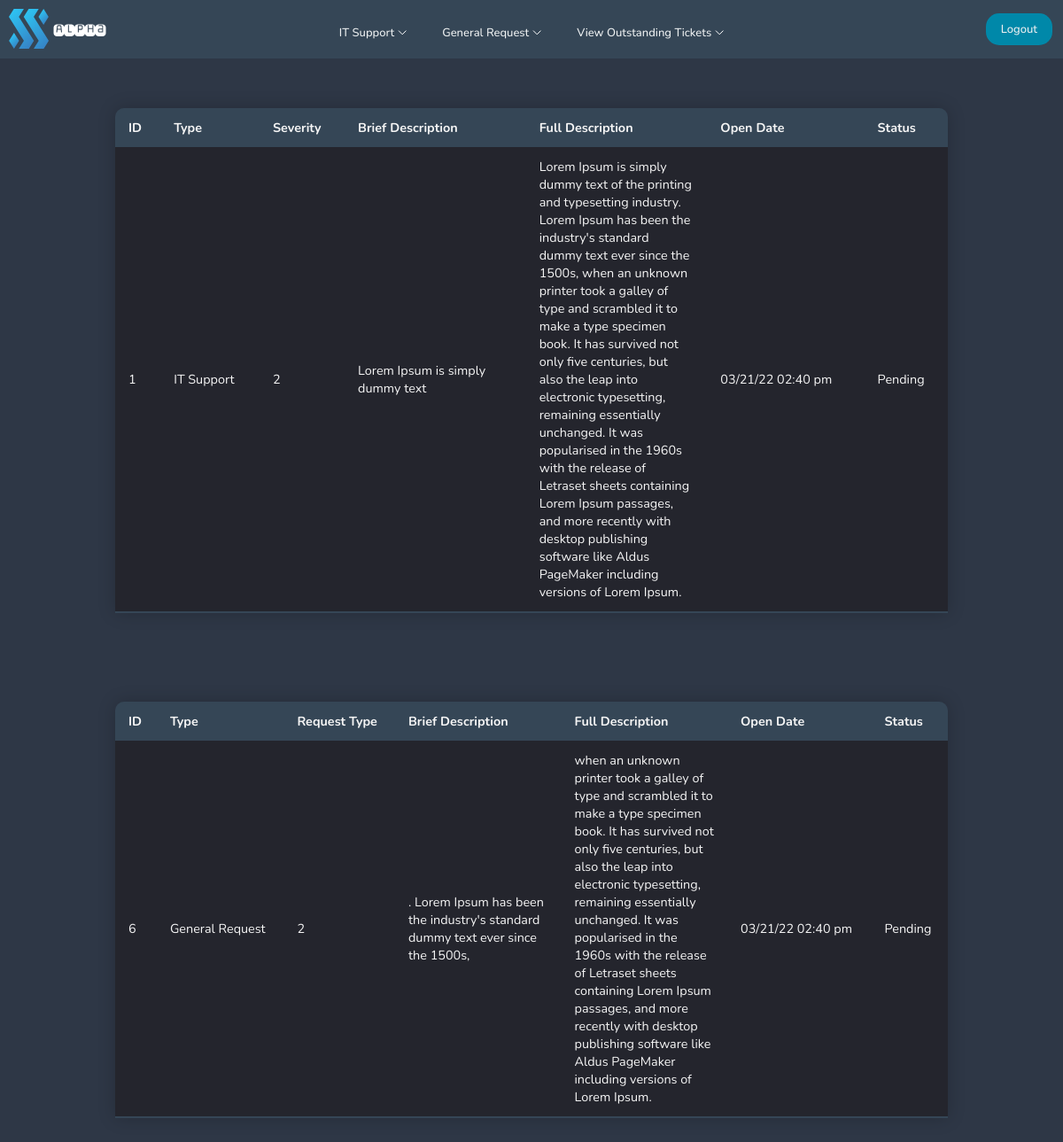
Page /pages/userviewticket.php on the earlier database version.
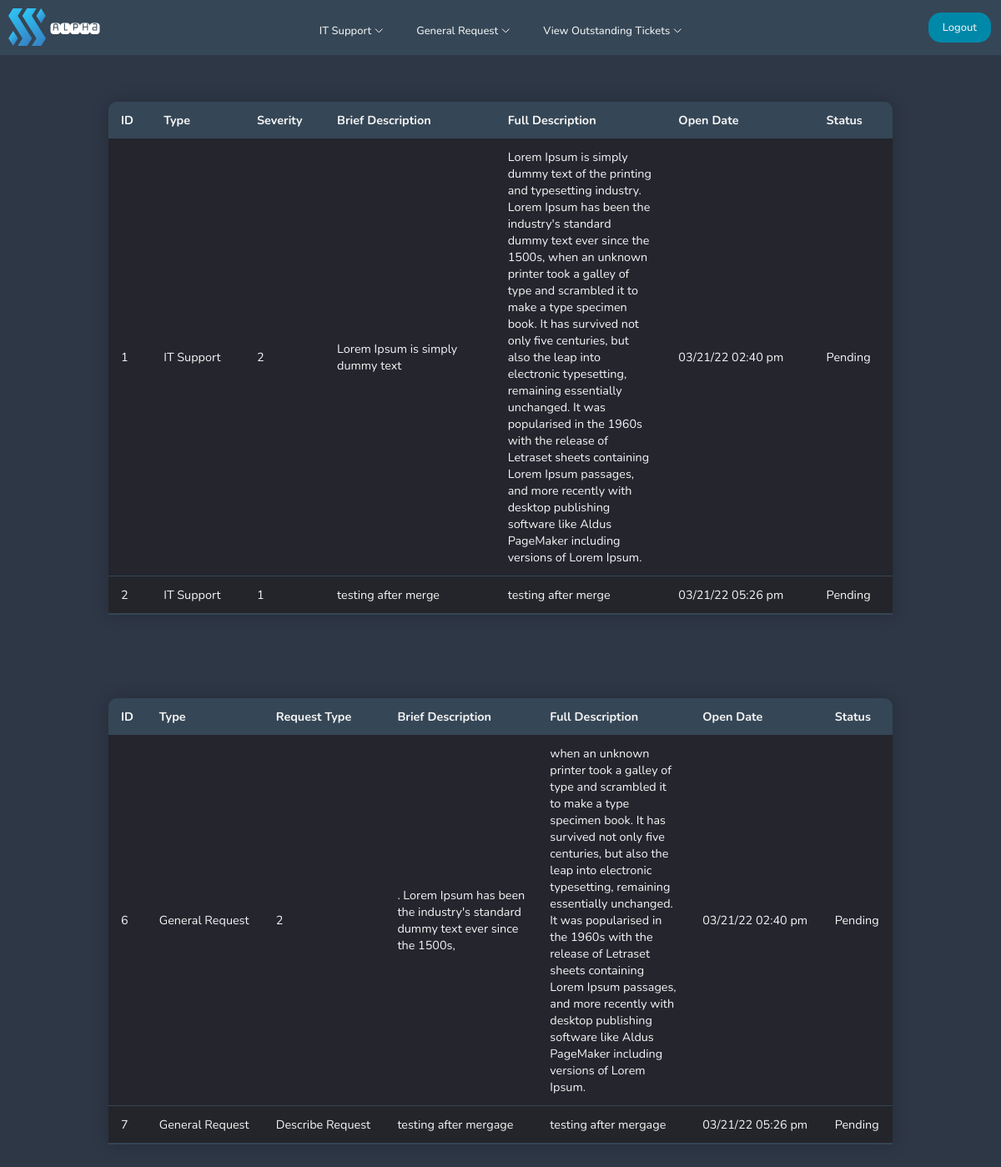
Same page on the later database version.
### tables this page shows
CREATE TABLE "itticket" (
	"id"	INTEGER,
	"type"	TEXT,
	"severity"	BLOB,
	"brief"	INTEGER,
	"full"	TEXT,
	"createdon"	TEXT,
	"status"	TEXT,
	PRIMARY KEY("id")
);

CREATE TABLE "requestticket" (
	"id"	INTEGER,
	"type"	TEXT,
	"request"	TEXT,
	"brief"	TEXT,
	"full"	TEXT,
	"status"	TEXT,
	"createdon"	TEXT,
	PRIMARY KEY("id" AUTOINCREMENT)
);

### pages/userviewticket.php (the view, shortened to what this page needs)
<!DOCTYPE html>
<html lang="en">
<head>
    <?php include'../navigation/userdashnavbar.php';
    require ('../config/dbcon.php'); ?>
    <link rel="stylesheet" href="../navigation/userdashnavbar.css">
    <link rel="stylesheet" href="../css/usertickettable.css">
</head>
<body bgcolor="#2E3746">
<div class="full-screen-container">
    <?php
    $query = "SELECT * FROM itticket";
    $statement = $conn->prepare($query);
    $statement->execute();
    $statement->setFetchMode(PDO::FETCH_OBJ);
    $result = $statement->fetchAll();
    ?>
    <table class="ticket-table">
    <thead>
    <tr>
        <th>ID</th>
        <th>Type</th>
        <th>Severity</th>
        <th>Brief Description</th>
        <th>Full Description</th>
        <th> Open Date</th>
        <th>Status</th>
    </tr>
    </thead>
        <?php foreach($result as $data) { ?>
        <tr>
            <td><?= $data->id; ?> </td>
            <td><?= $data->type; ?> </td>
            <td><?= $data->severity; ?> </td>
            <td><?= $data->brief; ?> </td>
            <td><?= $data->full; ?> </td>
            <td><?= $data->createdon ?> </td>
            <td><?= $data->status; ?> </td>
        </tr>
        <?php
        }
        ?>
    </table>
    <?php
    $query = "SELECT * FROM requestticket";
    $statement = $conn->prepare($query);
    $statement->execute();
    $statement->setFetchMode(PDO::FETCH_OBJ);
    $result = $statement->fetchAll();
    ?>
    <table class="ticket-table" >
        <thead>
        <tr>
            <th>ID</th>
            <th>Type</th>
            <th>Request Type</th>
            <th>Brief Description</th>
            <th>Full Description</th>
            <th>Open Date</th>
            <th>Status</th>
        </tr>
        </thead>
        <?php foreach($result as $data) { ?>
            <tr>
                <td><?= $data->id; ?> </td>
                <td><?= $data->type; ?> </td>
                <td><?= $data->request; ?> </td>
                <td><?= $data->brief; ?> </td>
                <td><?= $data->full; ?> </td>
                <td><?= $data->createdon; ?> </td>
                <td><?= $data->status; ?> </td>
            </tr>
            <?php
        }
        ?>
    </table>
</div>
</body>
</html>

Differences in the rows shown:
added itticket: id "2", type "IT Support", severity "1", brief "testing after merge", full "testing after merge", createdon "03/21/22 05:26 pm", status "Pending"
added requestticket: id "7", type "General Request", request "Describe Request", brief "testing after mergage", full "testing after mergage", createdon "03/21/22 05:26 pm", status "Pending"
